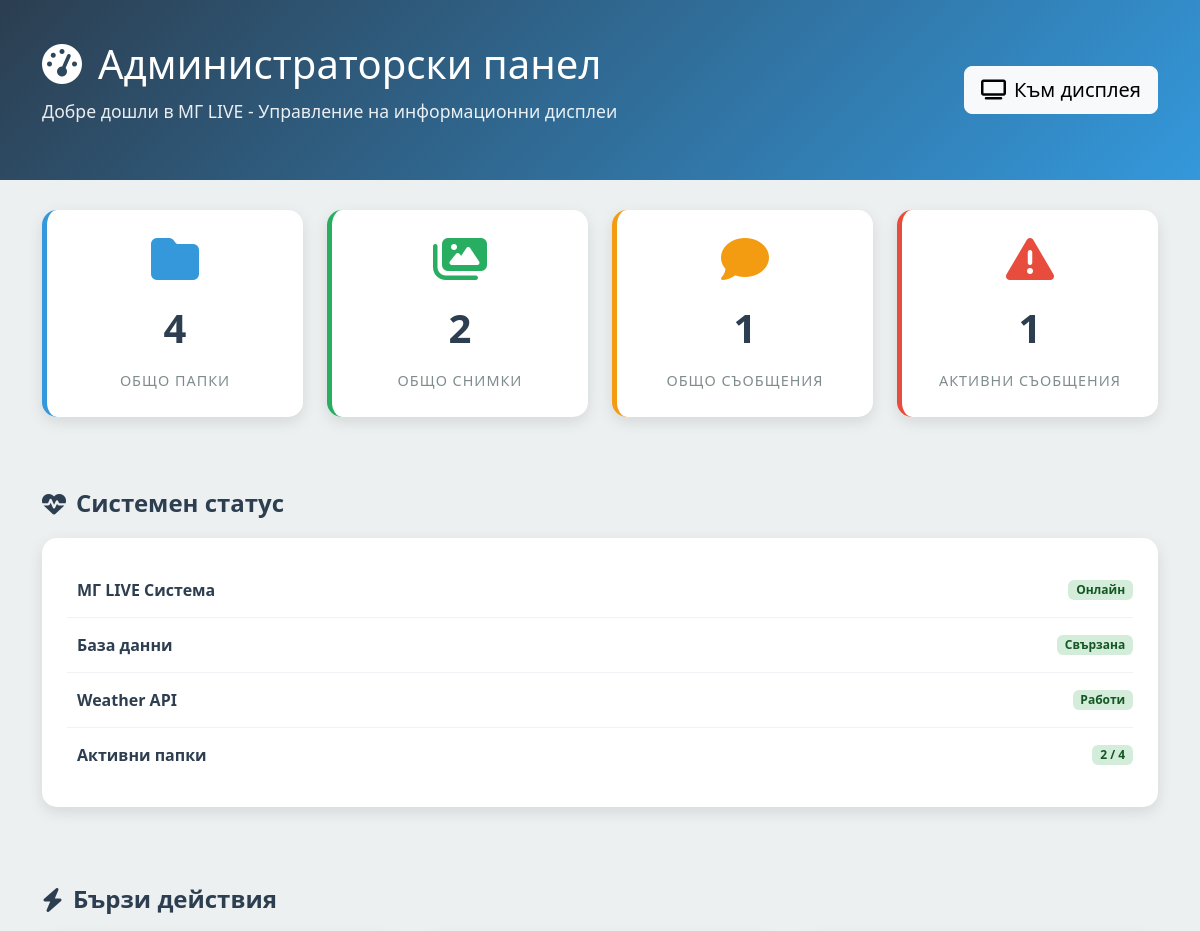
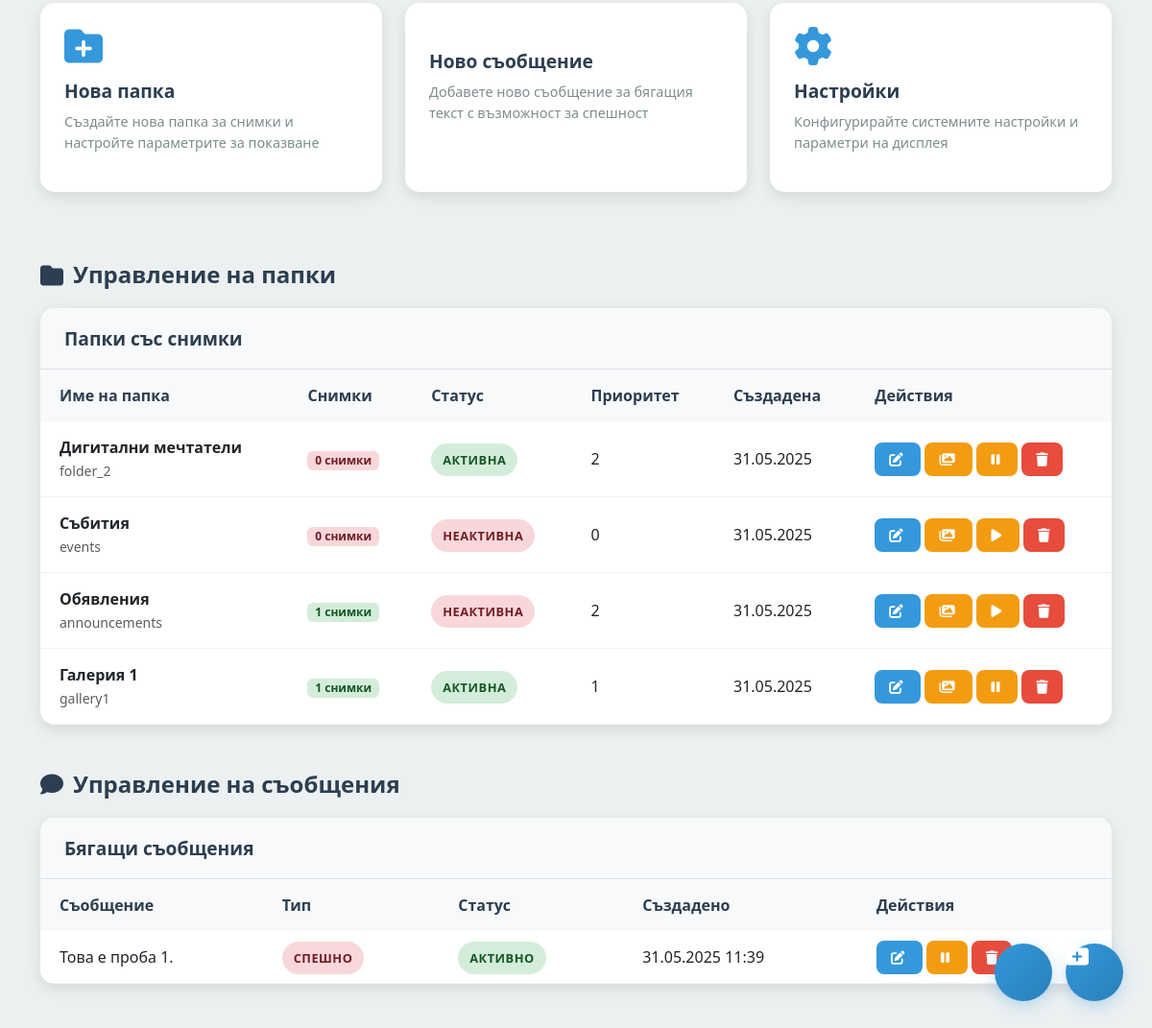
The page /admin (signed in) on the database its author committed (2 pictures, top to bottom).
### app.py (models this page shows)
class Folder(db.Model):
    id = db.Column(db.Integer, primary_key=True)
    name = db.Column(db.String(100), unique=True, nullable=False)
    display_name = db.Column(db.String(150), nullable=False)
    is_active = db.Column(db.Boolean, default=True)
    priority = db.Column(db.Integer, default=0)
    created_at = db.Column(db.DateTime, default=datetime.utcnow)
    @property
    def image_count(self):
        folder_path = os.path.join('static', 'uploads', self.name)
        if os.path.exists(folder_path):
            return len([f for f in os.listdir(folder_path)
                       if f.lower().endswith(('.png', '.jpg', '.jpeg', '.gif'))])
        return 0

class Message(db.Model):
    id = db.Column(db.Integer, primary_key=True)
    text = db.Column(db.Text, nullable=False)
    is_active = db.Column(db.Boolean, default=True)
    is_urgent = db.Column(db.Boolean, default=False)
    priority = db.Column(db.Integer, default=0)
    start_date = db.Column(db.DateTime, nullable=True)
    end_date = db.Column(db.DateTime, nullable=True)
    created_at = db.Column(db.DateTime, default=datetime.utcnow)
    created_by = db.Column(db.String(80), nullable=False, default='admin')
    def is_current(self):
        now = datetime.utcnow()
        if self.start_date and now < self.start_date:
            return False
        if self.end_date and now > self.end_date:
            return False
        return True

### app.py (the view)
@app.route('/admin')
@login_required
def admin_dashboard():
    stats = {
        'total_folders': Folder.query.count(),
        'active_folders': Folder.query.filter_by(is_active=True).count(),
        'total_images': sum([folder.image_count for folder in Folder.query.all()]),
        'total_messages': Message.query.count(),
        'active_messages': Message.query.filter_by(is_active=True).count()
    }
    messages = Message.query.order_by(Message.created_at.desc()).limit(5).all()
    folders = Folder.query.order_by(Folder.created_at.desc()).limit(5).all()
    return render_template('admin/dashboard.html', stats=stats, messages=messages, folders=folders)

### templates/admin/dashboard.html (shortened to what this page needs)
{% extends "base.html" %}
{% block content %}
<div class="dashboard-header">
    <div class="container">
        <div class="row align-items-center">
            <div class="col-md-8">
                <h1 class="dashboard-title">
                    <i class="fas fa-tachometer-alt me-3"></i>Администраторски панел
                </h1>
                <p class="dashboard-subtitle">
                    Добре дошли в МГ LIVE - Управление на информационни дисплеи
                </p>
            </div>
            <div class="col-md-4 text-end">
                <a href="{{ url_for('display') }}" class="btn btn-light btn-lg">
                    <i class="fas fa-tv me-2"></i>Към дисплея
                </a>
            </div>
        </div>
    </div>
</div>
<div class="container">
    <div class="row mb-5">
        <div class="col-md-3 mb-4">
            <div class="stats-card primary">
                <i class="fas fa-folder stats-icon"></i>
                <span class="stats-number">{{ stats.total_folders }}</span>
                <span class="stats-label">Общо папки</span>
            </div>
        </div>
        <div class="col-md-3 mb-4">
            <div class="stats-card success">
                <i class="fas fa-images stats-icon"></i>
                <span class="stats-number">{{ stats.total_images }}</span>
                <span class="stats-label">Общо снимки</span>
            </div>
        </div>
        <div class="col-md-3 mb-4">
            <div class="stats-card warning">
                <i class="fas fa-comment stats-icon"></i>
                <span class="stats-number">{{ stats.total_messages }}</span>
                <span class="stats-label">Общо съобщения</span>
            </div>
        </div>
        <div class="col-md-3 mb-4">
            <div class="stats-card danger">
                <i class="fas fa-exclamation-triangle stats-icon"></i>
                <span class="stats-number">{{ stats.active_messages }}</span>
                <span class="stats-label">Активни съобщения</span>
            </div>
        </div>
    </div>
    <div class="row mb-5">
        <div class="col-12">
            <h2 class="section-title">
                <i class="fas fa-heartbeat"></i>Системен статус
            </h2>
            <div class="system-status">
                <div class="status-item">
                    <div>
                        <strong>МГ LIVE Система</strong>
                    </div>
                    <span class="badge badge-active">Онлайн</span>
                </div>
                <div class="status-item">
                    <div>
                        <strong>База данни</strong>
                    </div>
                    <span class="badge badge-active">Свързана</span>
                </div>
                <div class="status-item">
                    <div>
                        <strong>Weather API</strong>
                    </div>
                    <span class="badge badge-active">Работи</span>
                </div>
                <div class="status-item">
                    <div>
                        <strong>Активни папки</strong>
                    </div>
                    <span class="badge {% if stats.active_folders > 0 %}badge-active{% else %}badge-inactive{% endif %}">
                        {{ stats.active_folders }} / {{ stats.total_folders }}
                    </span>
                </div>
            </div>
        </div>
    </div>
    <div class="row mb-5">
        <div class="col-12">
            <h2 class="section-title">
                <i class="fas fa-bolt"></i>Бързи действия
            </h2>
        </div>
        <div class="col-md-4 mb-4">
            <a href="{{ url_for('admin_folders_new') }}" class="action-card">
                <i class="fas fa-folder-plus action-icon"></i>
                <h3 class="action-title">Нова папка</h3>
                <p class="action-description">
                    Създайте нова папка за снимки и настройте параметрите за показване
                </p>
            </a>
        </div>
        <div class="col-md-4 mb-4">
            <a href="{{ url_for('admin_messages_new') }}" class="action-card">
                <h3 class="action-title">Ново съобщение</h3>
                <p class="action-description">
                    Добавете ново съобщение за бягащия текст с възможност за спешност
                </p>
            </a>
        </div>
        <div class="col-md-4 mb-4">
            <a href="{{ url_for('admin_folders') }}" class="action-card">
                <i class="fas fa-cog action-icon"></i>
                <h3 class="action-title">Настройки</h3>
                <p class="action-description">
                    Конфигурирайте системните настройки и параметри на дисплея
                </p>
            </a>
        </div>
    </div>
    <div class="row mb-5">
        <div class="col-12">
            <h2 class="section-title">
                <i class="fas fa-folder"></i>Управление на папки
            </h2>
            <div class="table-container">
                <div class="table-header">
                    <h3 class="table-title">Папки със снимки</h3>
                </div>
                {% if folders %}
                <table class="table custom-table">
                    <thead>
                        <tr>
                            <th>Име на папка</th>
                            <th>Снимки</th>
                            <th>Статус</th>
                            <th>Приоритет</th>
                            <th>Създадена</th>
                            <th>Действия</th>
                        </tr>
                    </thead>
                    <tbody>
                        {% for folder in folders %}
                        <tr>
                            <td>
                                <strong>{{ folder.display_name }}</strong>
                                <br><small class="text-muted">{{ folder.name }}</small>
                            </td>
                            <td>
                                <span class="badge {% if folder.image_count > 0 %}badge-active{% else %}badge-inactive{% endif %}">
                                    {{ folder.image_count }} снимки
                                </span>
                            </td>
                            <td>
                                <span class="badge-status {% if folder.is_active %}badge-active{% else %}badge-inactive{% endif %}">
                                    {% if folder.is_active %}Активна{% else %}Неактивна{% endif %}
                                </span>
                            </td>
                            <td>{{ folder.priority }}</td>
                            <td>{{ folder.created_at.strftime('%d.%m.%Y') }}</td>
                            <td>
                                <a href="{{ url_for('admin_folders_edit', folder_id=folder.id) }}" class="btn-action btn-edit me-1" title="Редактиране">
                                    <i class="fas fa-edit"></i>
                                </a>
                                <a href="{{ url_for('admin_folder_images', folder_id=folder.id) }}" class="btn-action btn-toggle me-1" title="Снимки">
                                    <i class="fas fa-images"></i>
                                </a>
                                <a href="{{ url_for('admin_folders_toggle', folder_id=folder.id) }}" class="btn-action btn-toggle me-1" title="Превключване">
                                    <i class="fas fa-{% if folder.is_active %}pause{% else %}play{% endif %}"></i>
                                </a>
                                <a href="{{ url_for('admin_folders_delete', folder_id=folder.id) }}" class="btn-action btn-delete" title="Изтриване" onclick="return confirm('Сигурни ли сте?')">
                                    <i class="fas fa-trash"></i>
                                </a>
                            </td>
                        </tr>
                        {% endfor %}
                    </tbody>
                </table>
                {% else %}
                <div class="empty-state">
                    <i class="fas fa-folder-open"></i>
                    <h4>Няма създадени папки</h4>
                    <p>Започнете с добавяне на първата папка със снимки</p>
                </div>
                {% endif %}
            </div>
        </div>
    </div>
    <div class="row mb-5">
        <div class="col-12">
            <h2 class="section-title">
                <i class="fas fa-comment"></i>Управление на съобщения
            </h2>
            <div class="table-container">
                <div class="table-header">
                    <h3 class="table-title">Бягащи съобщения</h3>
                </div>
                {% if messages %}
                <table class="table custom-table">
                    <thead>
                        <tr>
                            <th>Съобщение</th>
                            <th>Тип</th>
                            <th>Статус</th>
                            <th>Създадено</th>
                            <th>Действия</th>
                        </tr>
                    </thead>
                    <tbody>
                        {% for message in messages %}
                        <tr>
                            <td>
                                <div style="max-width: 300px; overflow: hidden; text-overflow: ellipsis;">
                                    {{ message.text[:100] }}{% if message.text|length > 100 %}...{% endif %}
                                </div>
                            </td>
                            <td>
                                <span class="badge-status {% if message.is_urgent %}badge-urgent{% else %}badge-normal{% endif %}">
                                    {% if message.is_urgent %}Спешно{% else %}Нормално{% endif %}
                                </span>
                            </td>
                            <td>
                                <span class="badge-status {% if message.is_active and message.is_current() %}badge-active{% else %}badge-inactive{% endif %}">
                                    {% if message.is_active and message.is_current() %}Активно{% else %}Неактивно{% endif %}
                                </span>
                            </td>
                            <td>{{ message.created_at.strftime('%d.%m.%Y %H:%M') }}</td>
                            <td>
                                <a href="{{ url_for('admin_messages_edit', message_id=message.id) }}" class="btn-action btn-edit me-1" title="Редактиране">
                                    <i class="fas fa-edit"></i>
                                </a>
                                <a href="{{ url_for('admin_messages_toggle', message_id=message.id) }}" class="btn-action btn-toggle me-1" title="Превключване">
                                    <i class="fas fa-{% if message.is_active %}pause{% else %}play{% endif %}"></i>
                                </a>
                                <a href="{{ url_for('admin_messages_delete', message_id=message.id) }}" class="btn-action btn-delete" title="Изтриване" onclick="return confirm('Сигурни ли сте?')">
                                    <i class="fas fa-trash"></i>
                                </a>
                            </td>
                        </tr>
                        {% endfor %}
                    </tbody>
                </table>
                {% else %}
                <div class="empty-state">
                    <i class="fas fa-comment-slash"></i>
                    <h4>Няма създадени съобщения</h4>
                    <p>Добавете първото съобщение за бягащия текст</p>
                </div>
                {% endif %}
            </div>
        </div>
    </div>
</div>
<div class="quick-actions">
    <a href="{{ url_for('admin_messages_new') }}" class="fab" title="Ново съобщение">
    </a>
    <a href="{{ url_for('admin_folders_new') }}" class="fab" title="Нова папка">
        <i class="fas fa-folder-plus"></i>
    </a>
</div>
{% endblock %}

### templates/base.html (shortened to what this page needs)
<!DOCTYPE html>
<html lang="bg">
<head>
    <link href="https://cdnjs.cloudflare.com/ajax/libs/bootstrap/5.3.0/css/bootstrap.min.css" rel="stylesheet">
    <link href="https://cdnjs.cloudflare.com/ajax/libs/font-awesome/6.4.0/css/all.min.css" rel="stylesheet">
</head>
<body>
    <main class="main-content">
        {% block content %}{% endblock %}
    </main>
</body>
</html>

### rows shown on the page
Folder: display_name "Дигитални мечтатели", name "folder_2", image_count "0", is_active "АКТИВНА", priority "2", created_at "31.05.2025"
Folder: display_name "Събития", name "events", image_count "0", is_active "НЕАКТИВНА", priority "0", created_at "31.05.2025"
Folder: display_name "Обявления", name "announcements", image_count "1", is_active "НЕАКТИВНА", priority "2", created_at "31.05.2025"
Folder: display_name "Галерия 1", name "gallery1", image_count "1", is_active "АКТИВНА", priority "1", created_at "31.05.2025"
Message: text "Това е проба 1.", is_urgent "СПЕШНО", is_active "АКТИВНО", created_at "31.05.2025 11:39"

### other values the page prints
{{ stats.total_folders }} "4"
{{ stats.total_images }} "2"
{{ stats.total_messages }} "1"
{{ stats.active_messages }} "1"
{{ stats.active_folders }} "2"
